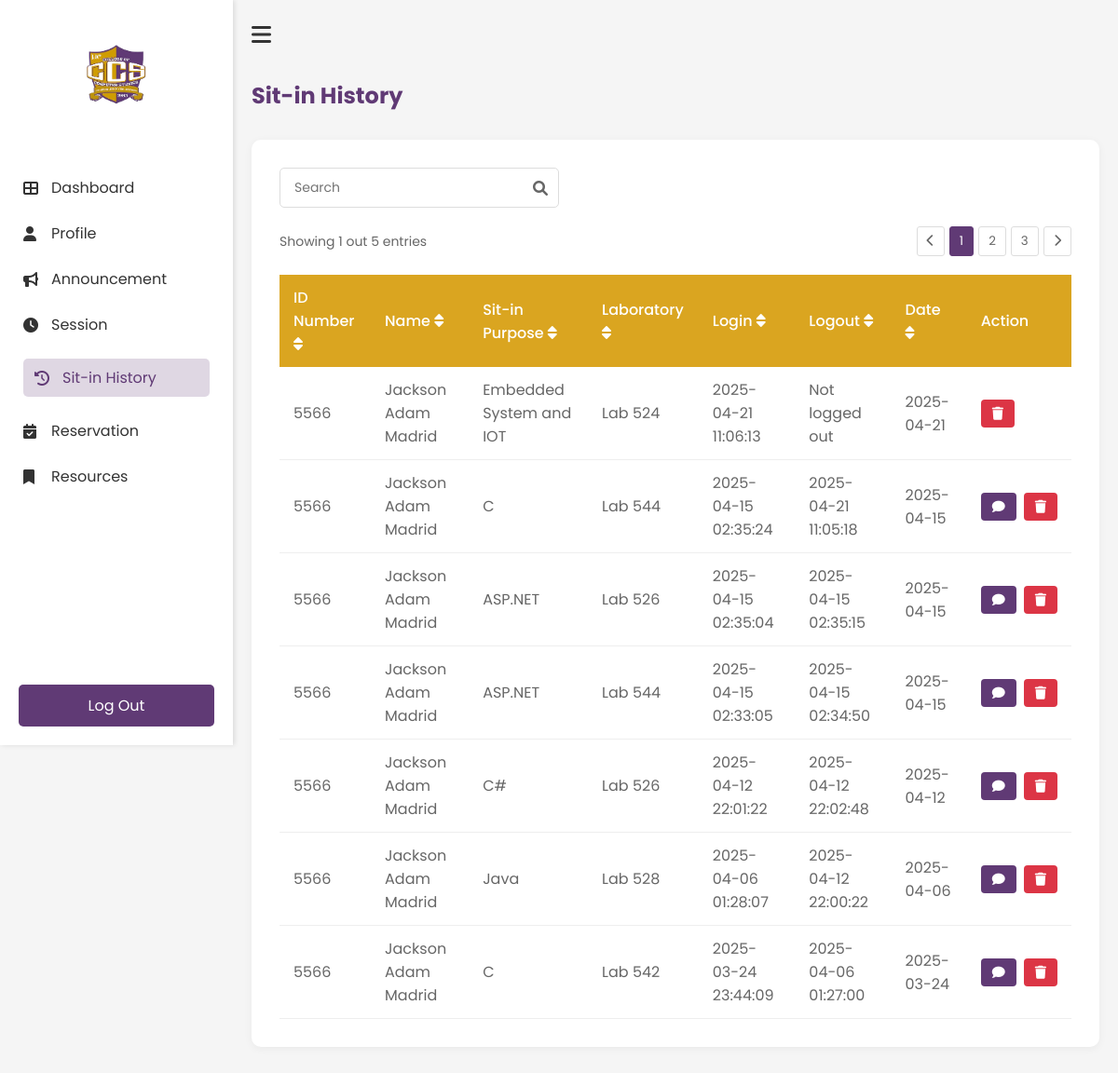
The page /History (signed in) on the database its author committed.
### tables this page shows
CREATE TABLE reservations (
                id INTEGER PRIMARY KEY AUTOINCREMENT,
                idno TEXT NOT NULL,
                purpose TEXT NOT NULL,
                lab TEXT NOT NULL,
                time_in DATETIME NOT NULL,
                status TEXT DEFAULT 'Pending', time_out DATETIME, requested_time DATETIME,
                FOREIGN KEY (idno) REFERENCES users(IDNO)
            );

### app.py (the view)
@app.route('/History')
def History():
    if 'username' not in session:
        return redirect(url_for('login'))
    history = get_user_history(session['student_id'])
    return render_template('student/history.html', history=history)

### templates/student/history.html (shortened to what this page needs)
<!DOCTYPE html>
<html lang="en">
    <head>
        <link rel="stylesheet" href="{{ url_for('static', filename='student/history.css') }}">
        <link rel="stylesheet" href="https://cdnjs.cloudflare.com/ajax/libs/font-awesome/6.0.0-beta3/css/all.min.css">
    </head>
    <body>
        <div class="history-container">
            <nav class="sidebar" id="sidebar">
                <div class="logo-container">
                    <img src="{{ url_for('static', filename='images/ccs.png') }}" alt="ccs logo" class="logo">
                </div>
                <ul class="nav-links">
                    <li><a href="{{ url_for('Dashboard') }}"><i class="fas fa-th-large"></i>Dashboard</a></li>
                    <li><a href="{{ url_for('Profile') }}"><i class="fas fa-user"></i>Profile</a></li>
                    <li><a href="{{ url_for('Announcement') }}"><i class="fas fa-bullhorn"></i>Announcement</a></li>
                    <li><a href="{{ url_for('Session') }}"><i class="fas fa-clock"></i>Session</a></li>
                    <li><a href="{{ url_for('History') }}" class="active"><i class="fas fa-history"></i>Sit-in History</a></li>
                    <li><a href="{{ url_for('Reservation') }}"><i class="fas fa-calendar-check"></i>Reservation</a></li>
                    <li><a href="{{ url_for('Resources') }}"><i class="fas fa-bookmark"></i>Resources</a></li>
                </ul>
                <div class="logout-section">
                    <a href="{{ url_for('logout') }}" class="logout-btn"></i>Log Out</a>
                </div>
            </nav>
            <main class="main-content">
                <div class="top-bar">
                    <button id="sidebar-toggle" class="hamburger-btn"><i class="fas fa-bars"></i></button>
                </div>
                <h1 class="header">Sit-in History</h1>
                <div class="history-card">
                    <div class="search-container">
                        <input type="text" id="searchInput" placeholder="Search" class="search-input">
                        <i class="fas fa-search search-icon"></i>
                    </div>
                    <div class="table-container">
                        <div class="pagination-top">
                            <span>Showing 1 out 5 entries</span>
                            <div class="pagination-controls">
                                <button class="page-btn"><i class="fas fa-chevron-left"></i></button>
                                <button class="page-btn active">1</button>
                                <button class="page-btn">2</button>
                                <button class="page-btn">3</button>
                                <button class="page-btn"><i class="fas fa-chevron-right"></i></button>
                            </div>
                        </div>
                <table class="history-table" id="historyTable">
                    <thead>
                        <tr>
                            <th onclick="sortTable(0)">ID Number <i class="fas fa-sort"></i></th>
                            <th onclick="sortTable(1)">Name <i class="fas fa-sort"></i></th>
                            <th onclick="sortTable(2)">Sit-in Purpose <i class="fas fa-sort"></i></th>
                            <th onclick="sortTable(3)">Laboratory <i class="fas fa-sort"></i></th>
                            <th onclick="sortTable(4)">Login <i class="fas fa-sort"></i></th>
                            <th onclick="sortTable(5)">Logout <i class="fas fa-sort"></i></th>
                            <th onclick="sortTable(6)">Date <i class="fas fa-sort"></i></th>
                            <th>Action</th>
                        </tr>
                    </thead>
                    <tbody>
                            {% for record in history %}
                            <tr data-id="{{ record.id }}">
                                <td>{{ record.idno }}</td>
                                <td>{{ record.name }}</td>
                                <td>{{ record.purpose }}</td>
                                <td>{{ record.laboratory }}</td>
                                <td>{{ record.login }}</td>
                                <td>{{ record.logout }}</td>
                                <td>{{ record.date }}</td>
                                <td>
                                    <div class="action-buttons">
                                        {% if record.status == 'Completed' %}
                                            <button class="feedback-btn" onclick="openFeedbackModal('{{ record.id }}')">
                                                <i class="fas fa-comment"></i>
                                            </button>
                                        {% endif %}
                                        <button class="delete-btn" onclick="deleteRecord('{{ record.id }}')">
                                            <i class="fas fa-trash"></i>
                                        </button>
                                    </div>
                                </td>
                            </tr>
                            {% endfor %}
                        </tbody>
                </table>
            </div>
        </div>
    </main>
    </body>
</html>

### static/student/history.css (style rules this page uses)
* { margin: 0; padding: 0; box-sizing: border-box; font-family: 'Poppins', sans-serif; }
body { background-color: #f5f5f5; }
.history-container { display: flex; min-height: 100vh; }
.history-card { background: white; border-radius: 10px; padding: 30px; box-shadow: 0 2px 10px rgba(0, 0, 0, 0.05); margin: 20px 0; }
.search-container { position: relative; margin-bottom: 20px; max-width: 300px; }
.search-input { width: 100%; padding: 10px 35px 10px 15px; border: 1px solid #ddd; border-radius: 5px; font-size: 14px; }
.search-icon { position: absolute; right: 12px; top: 50%; transform: translateY(-50%); color: #666; }
.table-container { overflow-x: auto; }
.pagination-top { display: flex; justify-content: space-between; align-items: center; margin-bottom: 20px; color: #666; font-size: 14px; }
.pagination-controls { display: flex; gap: 5px; }
.page-btn { padding: 5px 10px; border: 1px solid #ddd; background: white; border-radius: 3px; cursor: pointer; color: #666; }
.page-btn.active { background-color: #603A75; color: white; border-color: #603A75; }
.history-table { width: 100%; border-collapse: collapse; margin-top: 10px; }
.history-table th { background-color: #DAA520; color: white; text-align: left; padding: 12px 15px; font-weight: 500; }
.history-table td { padding: 12px 15px; border-bottom: 1px solid #eee; color: #666; }
.sidebar { width: 250px; height: 100vh; position: fixed; left: 0; top: 0; background-color: white; padding: 20px 0; transition: all 0.3s ease; box-shadow: 2px 0 5px rgba(0, 0, 0, 0.1); z-index: 1000; }
.main-content { margin-left: 250px; transition: all 0.3s ease; width: calc(100% - 250px); padding: 20px; }
.main-content { flex: 1; padding: 20px; transition: all 0.3s ease; }
.top-bar { display: flex; align-items: center; margin-bottom: 30px; }
.hamburger-btn { background: none; border: none; font-size: 24px; cursor: pointer; margin-right: 15px; color: #333; }
.logo-container { text-align: center; padding: 20px 0; }
.logo { width: 80px; height: auto; }
.nav-links { list-style: none; padding: 0; margin-top: 30px; }
.nav-links li { padding: 12px 25px; }
.nav-links li a { color: #333; text-decoration: none; display: flex; align-items: center; transition: 0.3s; }
.nav-links li a:hover, .nav-links li a.active { padding: 8px 12px; border-radius: 5px; color: #603A75; background-color: rgba(96, 58, 117, 0.2); }
.nav-links li a i { margin-right: 10px; width: 20px; }
.nav-links li a:hover, .nav-links li a.active { color: #603A75; }
.logout-section { position: absolute; bottom: 20px; width: 100%; padding: 0 20px; }
.logout-btn { display: block; width: 100%; padding: 10px; background-color: #603A75; color: white; text-align: center; text-decoration: none; border-radius: 5px; transition: 0.3s; }
.main-content h1 { color: #603A75; margin-bottom: 30px; font-size: 24px; }
.feedback-btn { background-color: #603A75; color: white; border: none; padding: 8px 12px; border-radius: 4px; cursor: pointer; font-family: 'Poppins', sans-serif; display: flex; align-items: center; gap: 5px; }
.feedback-btn i { font-size: 14px; }
.action-buttons { display: flex; gap: 8px; }
.delete-btn { background-color: #dc3545; color: white; border: none; padding: 8px 12px; border-radius: 4px; cursor: pointer; font-family: 'Poppins', sans-serif; display: flex; align-items: center; }
.delete-btn i { font-size: 14px; }

### rows shown on the page
reservations: idno "5566", name "Jackson Adam Madrid", purpose "Embedded System and IOT", laboratory "Lab 524", login "2025-04-21 11:06:13", logout "Not logged out", date "2025-04-21"
reservations: idno "5566", name "Jackson Adam Madrid", purpose "C", laboratory "Lab 544", login "2025-04-15 02:35:24", logout "2025-04-21 11:05:18", date "2025-04-15"
reservations: idno "5566", name "Jackson Adam Madrid", purpose "ASP.NET", laboratory "Lab 526", login "2025-04-15 02:35:04", logout "2025-04-15 02:35:15", date "2025-04-15"
reservations: idno "5566", name "Jackson Adam Madrid", purpose "ASP.NET", laboratory "Lab 544", login "2025-04-15 02:33:05", logout "2025-04-15 02:34:50", date "2025-04-15"
reservations: idno "5566", name "Jackson Adam Madrid", purpose "C#", laboratory "Lab 526", login "2025-04-12 22:01:22", logout "2025-04-12 22:02:48", date "2025-04-12"
reservations: idno "5566", name "Jackson Adam Madrid", purpose "Java", laboratory "Lab 528", login "2025-04-06 01:28:07", logout "2025-04-12 22:00:22", date "2025-04-06"
reservations: idno "5566", name "Jackson Adam Madrid", purpose "C", laboratory "Lab 542", login "2025-03-24 23:44:09", logout "2025-04-06 01:27:00", date "2025-03-24"
